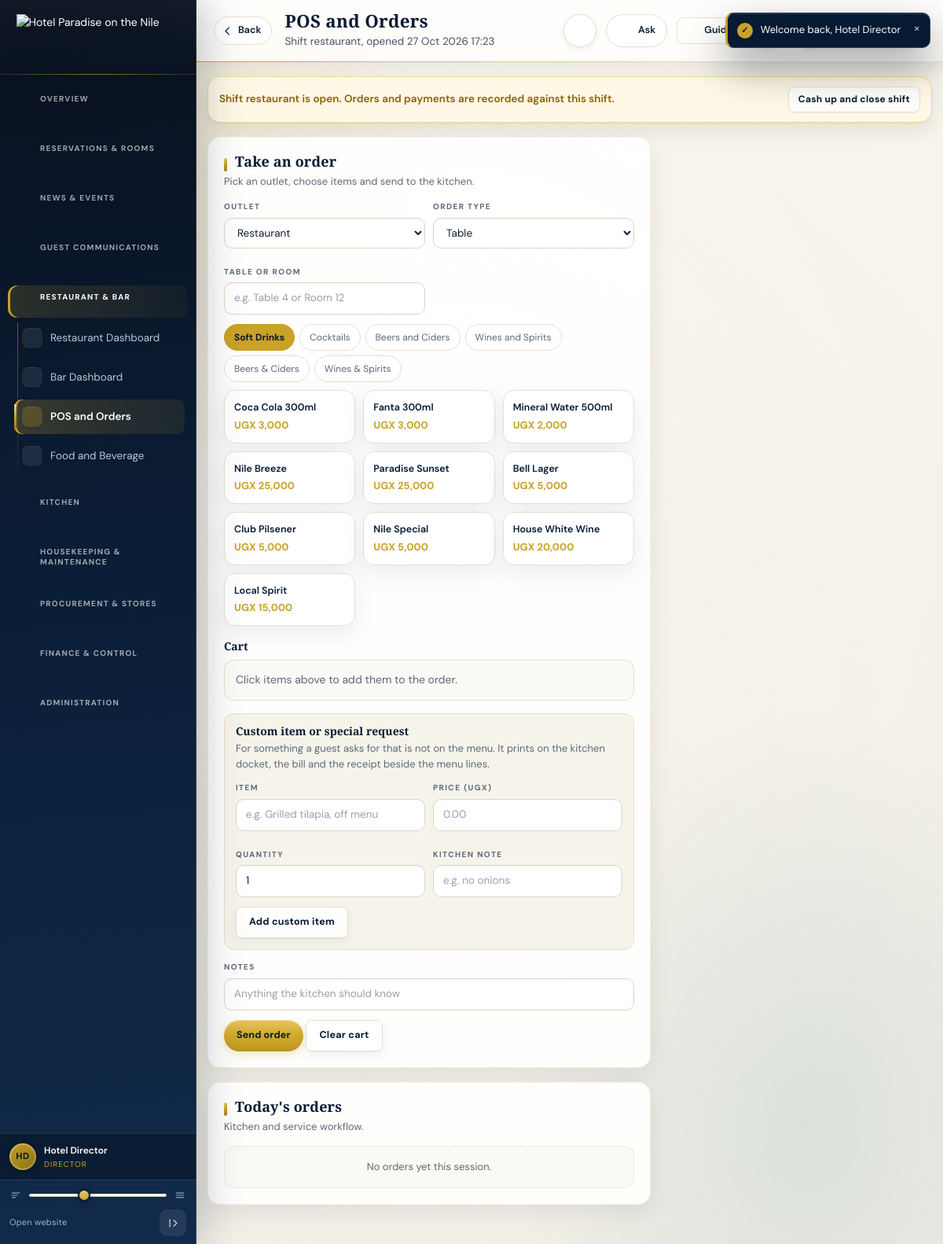
Screenshot of /backend-php/index.php?page=pos&outlet=bar (signed in) with the database file from the repository.
### tables this page shows
CREATE TABLE `shifts` (
  `id` bigint(20) UNSIGNED NOT NULL,
  `hotel_id` bigint(20) UNSIGNED NOT NULL,
  `user_id` bigint(20) UNSIGNED NOT NULL,
  `outlet` enum('restaurant','bar','front_desk','kitchen','store') NOT NULL,
  `opened_at` datetime NOT NULL,
  `closed_at` datetime DEFAULT NULL,
  `opening_cash` decimal(14,2) DEFAULT 0.00,
  `expected_cash` decimal(14,2) DEFAULT 0.00,
  `counted_cash` decimal(14,2) DEFAULT 0.00,
  `variance` decimal(14,2) DEFAULT 0.00,
  `status` enum('open','closed') DEFAULT 'open'
);

CREATE TABLE `menu_categories` (
  `id` bigint(20) UNSIGNED NOT NULL,
  `hotel_id` bigint(20) UNSIGNED NOT NULL,
  `outlet` enum('restaurant','bar','room_service') NOT NULL,
  `name` varchar(120) NOT NULL,
  `eyebrow` varchar(120) DEFAULT NULL,
  `blurb` text DEFAULT NULL,
  `image` varchar(190) DEFAULT NULL,
  `sort_order` int(11) NOT NULL DEFAULT 0
);

CREATE TABLE `menu_items` (
  `id` bigint(20) UNSIGNED NOT NULL,
  `hotel_id` bigint(20) UNSIGNED NOT NULL,
  `category_id` bigint(20) UNSIGNED NOT NULL,
  `name` varchar(190) NOT NULL,
  `description` text DEFAULT NULL,
  `price` decimal(14,2) DEFAULT NULL,
  `image` varchar(190) DEFAULT NULL,
  `group_name` varchar(120) DEFAULT NULL,
  `sort_order` int(11) NOT NULL DEFAULT 0,
  `active` tinyint(1) DEFAULT 1,
  `stock_tracked` tinyint(1) DEFAULT 1
);

### backend-php/app/bootstrap.php (called while the page is built, shortened)
<?php
if(!function_exists('hp_config')){
 function hp_config(): array{
  $file=__DIR__.'/../config.php';
  if(!is_readable($file)) return $cfg=[];
  $got=include $file;
  return $cfg=is_array($got)?$got:[];
 }
}
function db_config(): array{
 $fromFile=hp_config();
 $fromConfig=function(string $path) use($fromFile){
  $node=$fromFile;
  foreach(explode('.',$path) as $step){
   if(!is_array($node)||!array_key_exists($step,$node)) return null;
   $node=$node[$step];
  }
  return $node;
 };
 $pick=function(string $path,string $env,string $fallback) use($fromConfig): string{
  $v=getenv($env);
  if(is_string($v)&&$v!=='') return $v;
  $v=$fromConfig($path);
  if(is_string($v)&&$v!=='') return $v;
  return $fallback;
 };
 $host=$pick('db.host','HP_DB_HOST','127.0.0.1');
 $port=$pick('db.port','HP_DB_PORT','');
 return $cfg=[
  'dsn'=>'mysql:host='.$host.($port!==''?';port='.$port:'').';charset=utf8mb4',
  'host'=>$host,'port'=>$port,
  'name'=>$pick('db.name','HP_DB_NAME','hotelpardise_system'),
  'user'=>$pick('db.user','HP_DB_USER','hotelpardise_system'),
  'pass'=>$pick('db.pass','HP_DB_PASS',''),
  'web'=>[
   'name'=>$pick('web_db.name','HP_WEB_DB_NAME','hotelpardise_website'),
   'user'=>$pick('web_db.user','HP_WEB_DB_USER','hotelpardise_website'),
   'pass'=>$pick('web_db.pass','HP_WEB_DB_PASS',''),
  ],
 ];
}
function db_connect(string $dsn,string $dbName,string $user,string $pass): PDO{
  try{
   return new PDO($dsn.';dbname='.$dbName,$user,$pass,[
    PDO::ATTR_ERRMODE=>PDO::ERRMODE_EXCEPTION,
    PDO::ATTR_DEFAULT_FETCH_MODE=>PDO::FETCH_ASSOC
   ]);
  }catch(PDOException $e){
   $reason=db_failure_reason($e,$dbName,$user);
   error_log('[hotel db] cannot open '.$dbName.' as '.$user.'@'.db_config()['host']
    .' [SQLSTATE '.$e->getCode().']: '.$reason);
   throw new RuntimeException($reason,0);
  }
}
function db(): PDO{
  static $pdo=null;
  if($pdo===null){
   $c=db_config();
   try{
    $pdo=db_connect($c['dsn'],$c['name'],$c['user'],$c['pass']);
   }catch(RuntimeException $e){
    db_setup_page($e->getMessage());
   }
  }
  return $pdo;
}
function q(string $sql,array $p=[]){ $st=db()->prepare($sql); $st->execute($p); return $st; }
function rows(string $sql,array $p=[]){ return q($sql,$p)->fetchAll(); }
function row(string $sql,array $p=[]){ $r=q($sql,$p)->fetch(); return $r===false?null:$r; }
function hp_column_exists(string $table,string $col): bool{
 try{
  $pattern=str_replace(['\\','_','%'],['\\\\','\\_','\\%'],$col);
  $st=db()->query('SHOW COLUMNS FROM `'.$table.'` LIKE '.db()->quote($pattern));
  return (bool)$st->fetch();
 }catch(Throwable $e){ return false; }
}
function hp_order_items_allow_custom(): bool{
 $ok=false;
 if(!hp_column_exists('order_items','custom_name')) return false;
 try{
  $col=row("SHOW COLUMNS FROM order_items LIKE 'menu_item_id'");
  $ok=strtoupper((string)($col['Null']??''))==='YES';
 }catch(Throwable $e){ $ok=false; }
 return $ok;
}
function e($v=null): string{ return htmlspecialchars((string)$v,ENT_QUOTES,'UTF-8'); }
function money($v): string{ return 'UGX '.number_format((float)$v,0); }
function current_user(): ?array{ return $_SESSION['user']??null; }

### backend-php/modules/pos.php (the view, shortened to what this page needs)
<?php
$u=current_user();
$openShift=row('SELECT * FROM shifts WHERE user_id=? AND status=\'open\'',[$u['id']]);
$outlet=$_GET['outlet']??'restaurant';
$cats=rows('SELECT * FROM menu_categories WHERE outlet=? ORDER BY id',[$outlet]);
$items=rows('SELECT mi.*,mc.name cat FROM menu_items mi JOIN menu_categories mc ON mc.id=mi.category_id WHERE mc.outlet=? AND mi.active=1 ORDER BY mc.id,mi.name',[$outlet]);
echo '<div class="flash ok" style="background:#fff8e6;color:#8a6200;border:1px solid #eeda9a;display:flex;justify-content:space-between;gap:12px;align-items:center"><span>Shift '.e($openShift['outlet']).' is open. Orders and payments are recorded against this shift.</span><a class="btnGhost sm" href="'.BASE.'/index.php?page=shifts">Cash up and close shift</a></div>';
echo '<div class="posWrap"><div>';
echo '<div class="panel"><h2>Take an order</h2><p class="hint">Pick an outlet, choose items and send to the kitchen.</p>';
echo '<div class="formRow">';
 echo '<div class="field"><label>Outlet</label><select name="outlet" onchange="location.href=\''.BASE.'/index.php?page=pos&outlet=\'+this.value"><option value="restaurant"'.checked($outlet,'restaurant').'>Restaurant</option><option value="bar"'.checked($outlet,'bar').'>Bar</option><option value="room_service"'.checked($outlet,'room_service').'>Room service</option></select></div>';
echo '<div class="field"><label>Order type</label><select name="order_type"><option value="table"'.checked('','1').'>Table</option><option value="room">Room service</option><option value="takeaway">Takeaway</option><option value="delivery">Delivery</option></select></div>';
 echo '<div class="field"><label>Table or room</label><input name="table_name" maxlength="60" placeholder="e.g. Table 4 or Room 12"></div>';
 echo '</div>';
 echo '<div class="menuCats">';
 $firstCat=(string)($cats[0]['name']??'');
 foreach($cats as $c){ echo '<button type="button" class="catBtn'.(($c['name']===$firstCat)?' on':'').'" data-cat="'.e($c['name']).'">'.e($c['name']).'</button>'; }
 echo '</div>';
echo '<div class="itemGrid">';
foreach($items as $it){ echo '<div class="itemCard cat_'.e($it['cat']).'" onclick="addItem(\''.$it['id'].'\',\''.e($it['name']).'\','.$it['price'].')"><div class="nm">'.e($it['name']).'</div><div class="pr">'.money($it['price']).'</div></div>'; }
echo '</div>';
echo '<div style="margin-top:18px"><h3>Cart</h3><div id="cart" style="background:#fbfaf6;border:1px solid var(--line);border-radius:12px;padding:14px"><p style="color:var(--muted);margin:0">Click items above to add them to the order.</p></div>';
if(hp_order_items_allow_custom()){
 echo '<div style="margin-top:16px;background:#f6f4ea;border:1px solid var(--line);border-radius:12px;padding:14px">';
 echo '<h3 style="margin:0 0 4px">Custom item or special request</h3><p class="hint" style="margin:0 0 12px">For something a guest asks for that is not on the menu. It prints on the kitchen docket, the bill and the receipt beside the menu lines.</p>';
 echo '<div class="formRow">';
 echo '<div class="field"><label for="customName">Item</label><input id="customName" maxlength="190" placeholder="e.g. Grilled tilapia, off menu"></div>';
 echo '<div class="field"><label for="customPrice">Price (UGX)</label><input id="customPrice" type="number" min="0.01" step="0.01" placeholder="0.00"></div>';
 echo '<div class="field"><label for="customQty">Quantity</label><input id="customQty" type="number" min="0.01" max="999" step="0.01" value="1"></div>';
 echo '<div class="field"><label for="customNote">Kitchen note</label><input id="customNote" maxlength="500" placeholder="e.g. no onions"></div>';
 echo '</div>';
 echo '<button type="button" class="btnGhost" onclick="addCustom()">Add custom item</button>';
 echo '</div>';
}else{
 echo '<p class="hint" style="margin-top:14px">Custom items are available after the database update <b>2026-10-29_pos_custom_items.sql</b> is applied.</p>';
}
echo '<div class="field" style="margin-top:14px"><label>Notes</label><input name="notes" placeholder="Anything the kitchen should know"></div>';
echo '<button class="btn">Send order</button> <button type="button" class="btnGhost" onclick="clearCart()">Clear cart</button>'; form_close();
echo '</div></div>';
echo '<div class="panel"><h2>Today\'s orders</h2><p class="hint">Kitchen and service workflow.</p>';
$ordersToday=rows("SELECT o.*,(SELECT COALESCE(SUM(p.amount),0) FROM payments p WHERE p.order_id=o.id AND p.status='successful') paid
 FROM orders o WHERE DATE(o.created_at)=CURDATE() ORDER BY o.id DESC LIMIT 15");
echo '<div class="miniList">';
if(!count($ordersToday)) echo '<p class="emptyLine">No orders yet this session.</p>';
echo '</div></div></div></div>';

### backend-php/assets/luxury-admin.css (style rules this page uses)
:root { --gold:#c9a227;--gold-deep:#9e7b16;--gold2:#e6cb74;--navy:#071a33;--navy2:#0d2748;--nile:#0b5d78; --bg:#f4f1e8;--paper:#ffffff;--line:#e6dfcf;--ink:#132033;--muted:#5d6878; --r:16px;--rSm:12px;--e1:0 10px 30px rgba(7,26,51,.08);--e2:0 18px 42px rgba(7,26,51,.13);--e3:0 30px 70px rgba(7,26,51,.18); --foil:linear-gradient(135deg,#f0d889,#c9a227 45%,#9e7b16); }
html { scroll-behavior:smooth }
body { background: radial-gradient(1100px 420px at 100% -10%,rgba(201,162,39,.12),transparent 60%), radial-gradient(800px 340px at -5% 0,rgba(11,93,120,.09),transparent 60%), linear-gradient(180deg,#f8f5ec 0%,#f2efe6 100%) !important; color:var(--ink); font-feature-settings:"liga" 1,"kern" 1 }
.tbSub,.hint,.muted,.subtle { color:var(--muted) !important }
.card,.kpi,.stat,.panel,.box,[class*="card"],.tableWrap,table,.chartBox,.reportCard,.notifCard { border-radius:var(--r) !important;border:1px solid rgba(201,162,39,.14) !important;box-shadow:var(--e1) !important }
.card,.panel,.box,.tableWrap,.chartBox,.reportCard { background:rgba(255,255,255,.92) !important }
h1,h2,h3,.pageTitle,.sectionTitle { font-family:'Playfair Display',serif;color:var(--navy) }
input,select,textarea { border-radius:10px !important;border:1px solid #ddd6c6 !important;background:#fff !important; transition:border-color .2s ease,box-shadow .2s ease }
.btn,button.btn,a.btn,.button,[type="submit"] { border-radius:999px !important;font-weight:700;letter-spacing:.01em; transition:transform .22s ease,box-shadow .22s ease,filter .22s ease }

### rows the page displays
shifts: outlet "restaurant"
menu_categories: name "Soft Drinks"
menu_categories: name "Cocktails"
menu_categories: name "Beers and Ciders"
menu_categories: name "Wines and Spirits"
menu_categories: name "Beers & Ciders"
menu_categories: name "Wines & Spirits"
menu_items: name "Coca Cola 300ml", price "UGX 3,000"
menu_items: name "Fanta 300ml", price "UGX 3,000"
menu_items: name "Mineral Water 500ml", price "UGX 2,000"
menu_items: name "Nile Breeze", price "UGX 25,000"
menu_items: name "Paradise Sunset", price "UGX 25,000"
menu_items: name "Bell Lager", price "UGX 5,000"
menu_items: name "Club Pilsener", price "UGX 5,000"
menu_items: name "Nile Special", price "UGX 5,000"
menu_items: name "House White Wine", price "UGX 20,000"
menu_items: name "Local Spirit", price "UGX 15,000"

### other values shown
$group['label'] "OVERVIEW"
$group['label'] "RESERVATIONS & ROOMS"
$group['label'] "NEWS & EVENTS"
$group['label'] "GUEST COMMUNICATIONS"
$group['label'] "RESTAURANT & BAR"
$label "Restaurant Dashboard"
$label "Bar Dashboard"
$label "POS and Orders"
$label "Food and Beverage"
$group['label'] "KITCHEN"
$group['label'] "HOUSEKEEPING & MAINTENANCE"
$group['label'] "PROCUREMENT & STORES"
$group['label'] "FINANCE & CONTROL"
$group['label'] "ADMINISTRATION"
initials($me) "HD"
